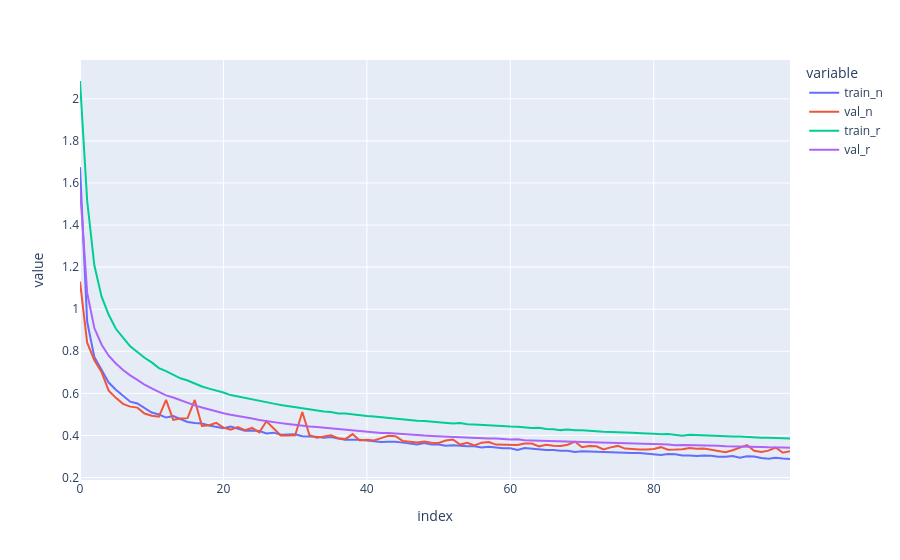

Notebook source saved alongside this figure:
### Code cell
import plotly.express as px
print(data)
px.line(data)
